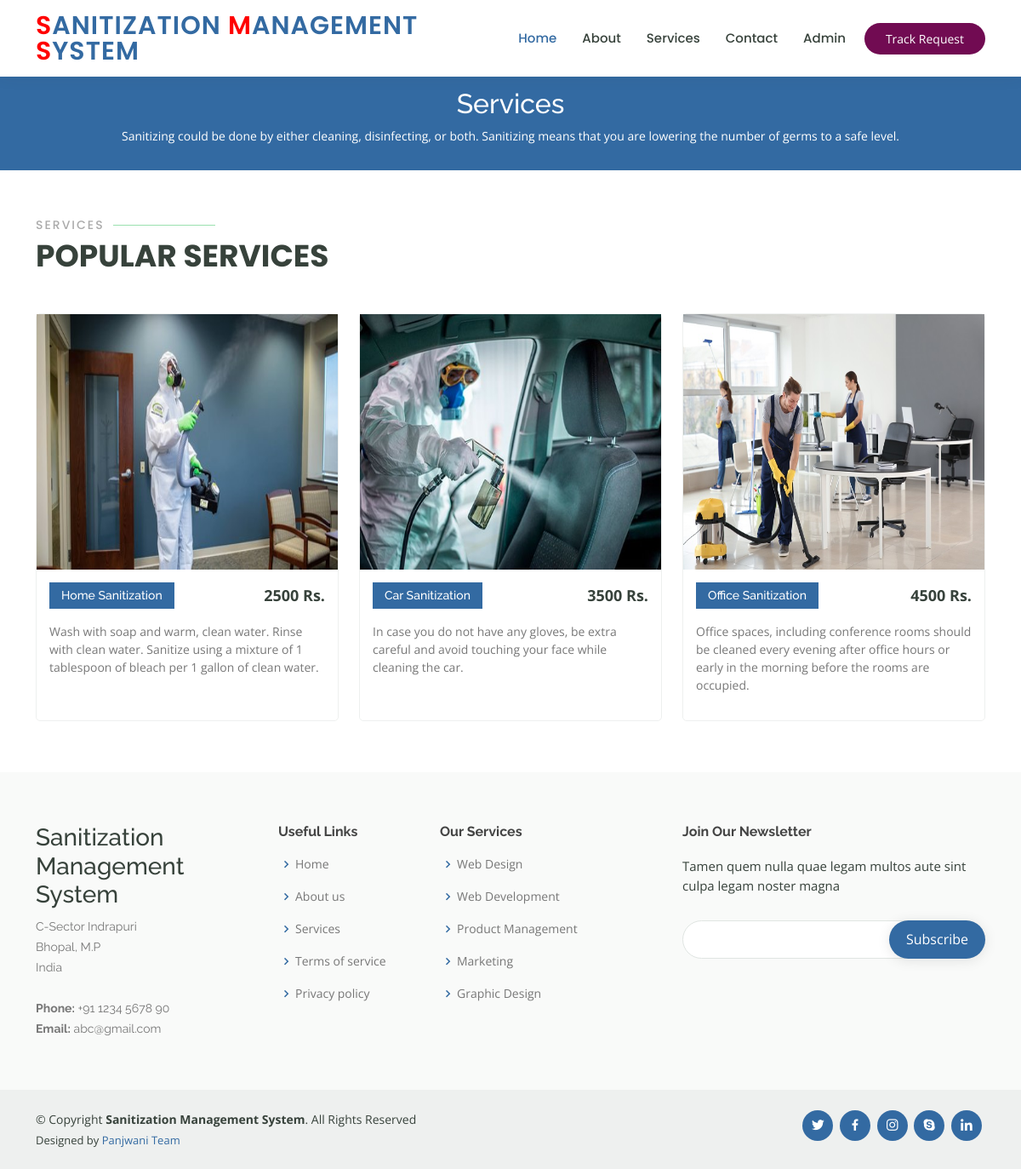
/services, run on the app's committed database.
### sanitization/models.py (models this page shows, shortened)
class Services(models.Model):
    ServiceName = models.CharField(max_length=250, null=True)
    Price = models.CharField(max_length=200, null=True)
    Image = models.FileField(max_length=150, null=True)
    ServiceDetail = models.CharField(max_length=350, null=True)
    CreationDate = models.DateTimeField(auto_now_add=True)

### sanitization/views.py (the view)
# urls.py: path('services', services, name='services'),
def services(request):
    services = Services.objects.all()
    return render(request, 'services.html', locals())

### sanitization/templates/services.html (shortened to what this page needs)
{% load static %}
<html lang="en">
<head>
    <link href="{% static 'assets/vendor/animate.css/animate.min.css' %}" rel="stylesheet">
    <link href="{% static 'assets/vendor/aos/aos.css' %}" rel="stylesheet">
    <link href="{% static 'assets/vendor/bootstrap/css/bootstrap.min.css' %}" rel="stylesheet">
    <link href="{% static 'assets/vendor/bootstrap-icons/bootstrap-icons.css' %}" rel="stylesheet">
    <link href="{% static 'assets/vendor/boxicons/css/boxicons.min.css' %}" rel="stylesheet">
    <link href="{% static 'assets/vendor/remixicon/remixicon.css' %}" rel="stylesheet">
    <link href="{% static 'assets/vendor/swiper/swiper-bundle.min.css' %}" rel="stylesheet">
    <link href="{% static 'assets/css/style.css' %}" rel="stylesheet">
</head>
<body>
<header id="header" class="fixed-top">
    <div class="container d-flex align-items-center">
        <h1 class="logo me-auto"><a href="{% url 'index' %}"><span style="color: red">S</span>anitization <span
                style="color: red">M</span>anagement <span style="color: red">S</span>ystem</a></h1>
        <nav id="navbar" class="navbar order-last order-lg-0">
            <ul>
                <li><a class="active" href="{% url 'index' %}">Home</a></li>
                <li><a href="{% url 'about' %}">About</a></li>
                {% if request.path == '/' %}
                <li><a href="#popular-courses">Services</a></li>
                {% else %}
                <li><a href="{% url 'services' %}">Services</a></li>
                {% endif %}
                <li><a href="{% url 'contact' %}">Contact</a></li>
                <li><a href="{% url 'admin_login' %}">Admin</a></li>
            </ul>
        </nav>
        <a href="{% url 'track' %}" class="get-started-btn">Track Request</a>
    </div>
</header>
<main id="main">
    <div class="breadcrumbs" data-aos="fade-in">
        <div class="container">
            <h2>Services</h2>
            <p>Sanitizing could be done by either cleaning, disinfecting, or both. Sanitizing means that you are
                lowering the number of germs to a safe level.</p>
        </div>
    </div>
    <section id="popular-courses" class="courses">
        <div class="container" data-aos="fade-up">
            <div class="section-title">
                <h2>Services</h2>
                <p>Popular Services</p>
            </div>
            <div class="row" data-aos="zoom-in" data-aos-delay="100">
                {% for i in services %}
                <div class="col-lg-4 col-md-6 d-flex align-items-stretch">
                    <div class="course-item">
                        {% if i.Image == null %}
                        <img src="{% static 'images/nopic.jpg' %}" class="img-fluid" alt="..." style="height : 300px">
                        {% else %}
                        <img src="{{i.Image.url}}" class="img-fluid" alt="..." style="height : 300px">
                        {% endif %}
                        <div class="course-content">
                            <div class="d-flex justify-content-between align-items-center mb-3">
                                <a href="{% url 'servicereq' i.id %}"><h4>{{i.ServiceName}}</h4></a>
                                <p class="price">{{i.Price}} Rs.</p>
                            </div>
                            <p>{{i.ServiceDetail}}</p>
                        </div>
                    </div>
                </div>
                {% endfor %}
            </div>
        </div>
    </section>
</main>
<footer id="footer">
    <div class="footer-top">
        <div class="container">
            <div class="row">
                <div class="col-lg-3 col-md-6 footer-contact">
                    <h3>Sanitization Management System</h3>
                    <p>
                        C-Sector Indrapuri <br>
                        Bhopal, M.P<br>
                        India <br><br>
                        <strong>Phone:</strong> +91 1234 5678 90<br>
                        <strong>Email:</strong> abc@gmail.com<br>
                    </p>
                </div>
                <div class="col-lg-2 col-md-6 footer-links">
                    <h4>Useful Links</h4>
                    <ul>
                        <li><i class="bx bx-chevron-right"></i> <a href="#">Home</a></li>
                        <li><i class="bx bx-chevron-right"></i> <a href="#">About us</a></li>
                        <li><i class="bx bx-chevron-right"></i> <a href="#">Services</a></li>
                        <li><i class="bx bx-chevron-right"></i> <a href="#">Terms of service</a></li>
                        <li><i class="bx bx-chevron-right"></i> <a href="#">Privacy policy</a></li>
                    </ul>
                </div>
                <div class="col-lg-3 col-md-6 footer-links">
                    <h4>Our Services</h4>
                    <ul>
                        <li><i class="bx bx-chevron-right"></i> <a href="#">Web Design</a></li>
                        <li><i class="bx bx-chevron-right"></i> <a href="#">Web Development</a></li>
                        <li><i class="bx bx-chevron-right"></i> <a href="#">Product Management</a></li>
                        <li><i class="bx bx-chevron-right"></i> <a href="#">Marketing</a></li>
                        <li><i class="bx bx-chevron-right"></i> <a href="#">Graphic Design</a></li>
                    </ul>
                </div>
                <div class="col-lg-4 col-md-6 footer-newsletter">
                    <h4>Join Our Newsletter</h4>
                    <p>Tamen quem nulla quae legam multos aute sint culpa legam noster magna</p>
                    <form action="" method="post">
                        <input type="email" name="email"><input type="submit" value="Subscribe">
                    </form>
                </div>
            </div>
        </div>
    </div>
    <div class="container d-md-flex py-4">
        <div class="me-md-auto text-center text-md-start">
            <div class="copyright">
                &copy; Copyright <strong><span>Sanitization Management System</span></strong>. All Rights Reserved
            </div>
            <div class="credits">
                Designed by <a href="#">Panjwani Team</a>
            </div>
        </div>
        <div class="social-links text-center text-md-right pt-3 pt-md-0">
            <a href="#" class="twitter"><i class="bx bxl-twitter"></i></a>
            <a href="#" class="facebook"><i class="bx bxl-facebook"></i></a>
            <a href="#" class="instagram"><i class="bx bxl-instagram"></i></a>
            <a href="#" class="google-plus"><i class="bx bxl-skype"></i></a>
            <a href="#" class="linkedin"><i class="bx bxl-linkedin"></i></a>
        </div>
    </div>
</footer>
</body>
</html>

### data on the page
Services: Image (picture), ServiceName "Home Sanitization", Price "2500", ServiceDetail "Wash with soap and warm, clean water. Rinse with clean water. Sanitize using a mixture of 1 tablespoon of bleach per 1 gallon of clean water."
Services: Image (picture), ServiceName "Car Sanitization", Price "3500", ServiceDetail "In case you do not have any gloves, be extra careful and avoid touching your face while cleaning the car."
Services: Image (picture), ServiceName "Office Sanitization", Price "4500", ServiceDetail "Office spaces, including conference rooms should be cleaned every evening after office hours or early in the morning before the rooms are occupied."
